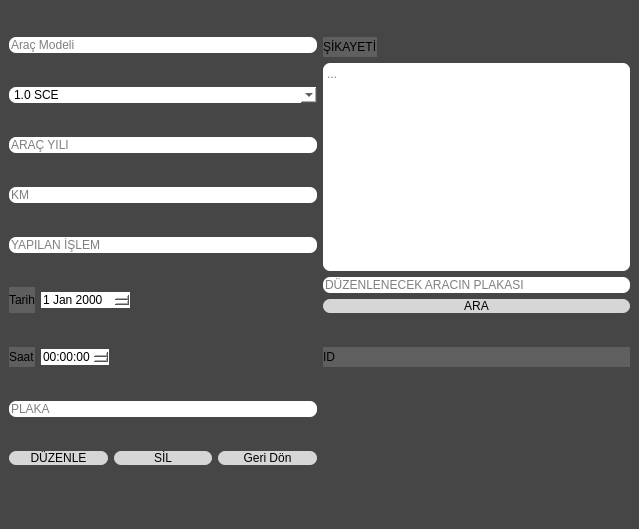
<?xml version="1.0" encoding="UTF-8"?>
<ui version="4.0">
 <class>MainWindow</class>
 <widget class="QMainWindow" name="MainWindow">
  <property name="geometry">
   <rect>
    <x>0</x>
    <y>0</y>
    <width>639</width>
    <height>529</height>
   </rect>
  </property>
  <property name="windowTitle">
   <string>DÜZENLE</string>
  </property>
  <property name="windowIcon">
   <iconset>
    <normaloff>img/pngegg.png</normaloff>img/pngegg.png</iconset>
  </property>
  <property name="styleSheet">
   <string notr="true">background-color: rgb(70, 70, 70);</string>
  </property>
  <widget class="QWidget" name="centralwidget">
   <layout class="QGridLayout" name="gridLayout">
    <item row="5" column="0">
     <layout class="QHBoxLayout" name="horizontalLayout_6">
      <item>
       <widget class="QLabel" name="label_2">
        <property name="styleSheet">
         <string notr="true">background-color: rgb(95, 95, 95);
font: 75 8pt &quot;Verdana&quot;;</string>
        </property>
        <property name="text">
         <string>Tarih</string>
        </property>
       </widget>
      </item>
      <item>
       <widget class="QDateEdit" name="dateEditTarih">
        <property name="styleSheet">
         <string notr="true">background-color: rgb(255, 255, 255);border: none;

font: 8pt &quot;Arial&quot;;</string>
        </property>
       </widget>
      </item>
      <item>
       <spacer name="horizontalSpacer_2">
        <property name="orientation">
         <enum>Qt::Horizontal</enum>
        </property>
        <property name="sizeHint" stdset="0">
         <size>
          <width>40</width>
          <height>20</height>
         </size>
        </property>
       </spacer>
      </item>
     </layout>
    </item>
    <item row="1" column="0">
     <layout class="QHBoxLayout" name="horizontalLayout_2">
      <item>
       <widget class="QComboBox" name="comboBoxMotorHacmi">
        <property name="styleSheet">
         <string notr="true">background-color: rgb(255, 255, 255);border: none;
border-radius:7px;
font: 8pt &quot;Arial&quot;;</string>
        </property>
        <property name="currentText">
         <string>1.0 SCE</string>
        </property>
        <item>
         <property name="text">
          <string>1.0 SCE</string>
         </property>
        </item>
        <item>
         <property name="text">
          <string>1.0 TCE</string>
         </property>
        </item>
        <item>
         <property name="text">
          <string>1.3 TCE</string>
         </property>
        </item>
        <item>
         <property name="text">
          <string>1.3 Hybrid</string>
         </property>
        </item>
        <item>
         <property name="text">
          <string>1.5 DCI</string>
         </property>
        </item>
        <item>
         <property name="text">
          <string>1.5 Blue DCi</string>
         </property>
        </item>
        <item>
         <property name="text">
          <string>1.6</string>
         </property>
        </item>
        <item>
         <property name="text">
          <string>1.7</string>
         </property>
        </item>
        <item>
         <property name="text">
          <string>1.8</string>
         </property>
        </item>
        <item>
         <property name="text">
          <string>1.9</string>
         </property>
        </item>
        <item>
         <property name="text">
          <string>2.0</string>
         </property>
        </item>
       </widget>
      </item>
     </layout>
    </item>
    <item row="6" column="0">
     <layout class="QHBoxLayout" name="horizontalLayout_7">
      <item>
       <widget class="QLabel" name="label_3">
        <property name="styleSheet">
         <string notr="true">background-color: rgb(95, 95, 95);
font: 75 8pt &quot;Verdana&quot;;</string>
        </property>
        <property name="text">
         <string>Saat</string>
        </property>
       </widget>
      </item>
      <item>
       <widget class="QTimeEdit" name="timeEditSaat">
        <property name="styleSheet">
         <string notr="true">background-color: rgb(255, 255, 255);border: none;
font: 8pt &quot;Arial&quot;;</string>
        </property>
       </widget>
      </item>
      <item>
       <spacer name="horizontalSpacer_3">
        <property name="orientation">
         <enum>Qt::Horizontal</enum>
        </property>
        <property name="sizeHint" stdset="0">
         <size>
          <width>40</width>
          <height>20</height>
         </size>
        </property>
       </spacer>
      </item>
     </layout>
    </item>
    <item row="0" column="0">
     <layout class="QHBoxLayout" name="horizontalLayout">
      <item>
       <widget class="QLineEdit" name="lineEditAracModeli">
        <property name="styleSheet">
         <string notr="true">background-color: rgb(255, 255, 255);border: none;
border-radius:7px;
font: 8pt &quot;Arial&quot;;</string>
        </property>
        <property name="text">
         <string/>
        </property>
        <property name="placeholderText">
         <string>Araç Modeli</string>
        </property>
       </widget>
      </item>
     </layout>
    </item>
    <item row="8" column="0">
     <layout class="QHBoxLayout" name="horizontalLayout_10">
      <item>
       <widget class="QPushButton" name="pushButtonDuzenle">
        <property name="styleSheet">
         <string notr="true">background-color: rgb(255, 237, 224);
background-color: rgb(214, 214, 214);
font: 10pt &quot;Arial&quot;;
border-radius:7px;</string>
        </property>
        <property name="text">
         <string>DÜZENLE</string>
        </property>
       </widget>
      </item>
      <item>
       <widget class="QPushButton" name="pushButtonSil">
        <property name="styleSheet">
         <string notr="true">background-color: rgb(255, 237, 224);
background-color: rgb(214, 214, 214);
font: 10pt &quot;Arial&quot;;
border-radius:7px;</string>
        </property>
        <property name="text">
         <string>SİL</string>
        </property>
       </widget>
      </item>
      <item>
       <widget class="QPushButton" name="pushButtonGeriDon">
        <property name="styleSheet">
         <string notr="true">background-color: rgb(255, 237, 224);
background-color: rgb(214, 214, 214);
font: 10pt &quot;Arial&quot;;
border-radius:7px;</string>
        </property>
        <property name="text">
         <string>Geri Dön</string>
        </property>
       </widget>
      </item>
     </layout>
    </item>
    <item row="0" column="2" rowspan="6">
     <layout class="QVBoxLayout" name="verticalLayout">
      <item>
       <layout class="QHBoxLayout" name="horizontalLayout_9">
        <item>
         <widget class="QLabel" name="label">
          <property name="styleSheet">
           <string notr="true">background-color: rgb(95, 95, 95);
font: 75 8pt &quot;Verdana&quot;;</string>
          </property>
          <property name="text">
           <string>ŞİKAYETİ</string>
          </property>
         </widget>
        </item>
        <item>
         <spacer name="horizontalSpacer">
          <property name="orientation">
           <enum>Qt::Horizontal</enum>
          </property>
          <property name="sizeHint" stdset="0">
           <size>
            <width>40</width>
            <height>20</height>
           </size>
          </property>
         </spacer>
        </item>
       </layout>
      </item>
      <item>
       <widget class="QTextEdit" name="textEditSikayet">
        <property name="styleSheet">
         <string notr="true">background-color: rgb(255, 255, 255);border: none;
border-radius:7px;
font: 8pt &quot;Arial&quot;;</string>
        </property>
        <property name="readOnly">
         <bool>true</bool>
        </property>
        <property name="placeholderText">
         <string>...</string>
        </property>
       </widget>
      </item>
      <item>
       <widget class="QLineEdit" name="lineEditPlakaAra">
        <property name="styleSheet">
         <string notr="true">background-color: rgb(255, 255, 255);border: none;
border-radius:7px;
font: 8pt &quot;Arial&quot;;</string>
        </property>
        <property name="placeholderText">
         <string>DÜZENLENECEK ARACIN PLAKASI</string>
        </property>
       </widget>
      </item>
      <item>
       <widget class="QPushButton" name="pushButtonAra">
        <property name="styleSheet">
         <string notr="true">background-color: rgb(255, 237, 224);
background-color: rgb(214, 214, 214);
font: 10pt &quot;Arial&quot;;
border-radius:7px;</string>
        </property>
        <property name="text">
         <string>ARA</string>
        </property>
       </widget>
      </item>
     </layout>
    </item>
    <item row="3" column="0">
     <layout class="QHBoxLayout" name="horizontalLayout_4">
      <item>
       <widget class="QLineEdit" name="lineEditKM">
        <property name="styleSheet">
         <string notr="true">background-color: rgb(255, 255, 255);border: none;
border-radius:7px;
font: 8pt &quot;Arial&quot;;</string>
        </property>
        <property name="inputMask">
         <string>999999</string>
        </property>
        <property name="echoMode">
         <enum>QLineEdit::Normal</enum>
        </property>
        <property name="placeholderText">
         <string>KM</string>
        </property>
       </widget>
      </item>
     </layout>
    </item>
    <item row="2" column="0">
     <layout class="QHBoxLayout" name="horizontalLayout_3">
      <item>
       <widget class="QLineEdit" name="lineEditAracYili">
        <property name="styleSheet">
         <string notr="true">background-color: rgb(255, 255, 255);border: none;
border-radius:7px;
font: 8pt &quot;Arial&quot;;</string>
        </property>
        <property name="inputMask">
         <string>9999</string>
        </property>
        <property name="placeholderText">
         <string>ARAÇ YILI</string>
        </property>
       </widget>
      </item>
     </layout>
    </item>
    <item row="7" column="0">
     <layout class="QHBoxLayout" name="horizontalLayout_8">
      <item>
       <widget class="QLineEdit" name="lineEditPlaka">
        <property name="styleSheet">
         <string notr="true">background-color: rgb(255, 255, 255);border: none;
border-radius:7px;
font: 8pt &quot;Arial&quot;;</string>
        </property>
        <property name="readOnly">
         <bool>true</bool>
        </property>
        <property name="placeholderText">
         <string>PLAKA</string>
        </property>
       </widget>
      </item>
     </layout>
    </item>
    <item row="4" column="0">
     <layout class="QHBoxLayout" name="horizontalLayout_5">
      <item>
       <widget class="QLineEdit" name="lineEditYapilanIslem">
        <property name="styleSheet">
         <string notr="true">background-color: rgb(255, 255, 255);border: none;
border-radius:7px;
font: 8pt &quot;Arial&quot;;</string>
        </property>
        <property name="placeholderText">
         <string>YAPILAN İŞLEM</string>
        </property>
       </widget>
      </item>
     </layout>
    </item>
    <item row="6" column="2">
     <widget class="QLabel" name="labelID">
      <property name="styleSheet">
       <string notr="true">background-color: rgb(95, 95, 95);
font: 75 8pt &quot;Verdana&quot;;

</string>
      </property>
      <property name="text">
       <string>ID                                                                       </string>
      </property>
     </widget>
    </item>
   </layout>
  </widget>
  <widget class="QMenuBar" name="menubar">
   <property name="geometry">
    <rect>
     <x>0</x>
     <y>0</y>
     <width>639</width>
     <height>21</height>
    </rect>
   </property>
  </widget>
  <widget class="QStatusBar" name="statusbar"/>
 </widget>
 <resources/>
 <connections/>
</ui>
